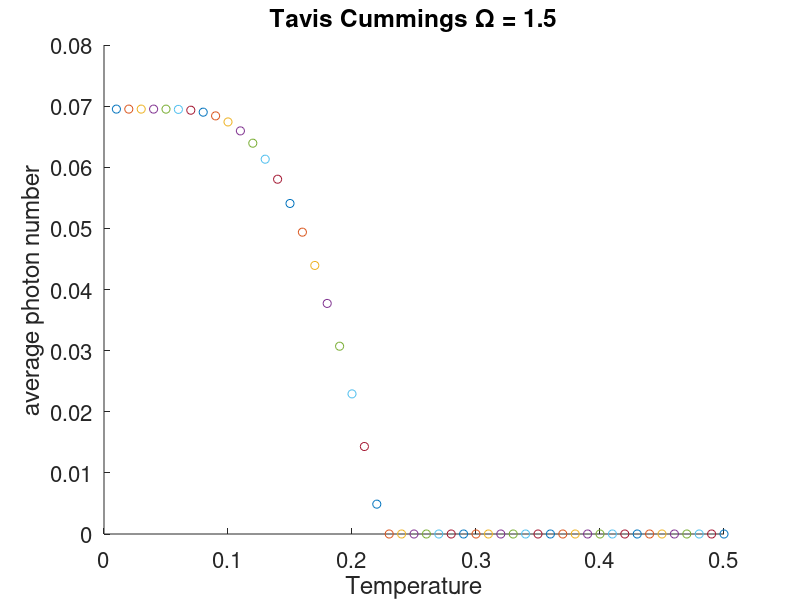

Source code (MATLAB):
%% This is the program to determine the first order derivative of phi(y)
clear
clc
%close all
clf
% units are taken to be \hbar=m=k_B=1
kr = 0;
delta = 0.2;
OmegaTilde = 1.5;
% for OmegaTilde=0:0.1:5
omega_c = 1;
T = 0.1;
 for T = 0.01:0.01:0.5
beta = 1/T;

maxKZ = 10;

eta = @(kz,y) sqrt((kr*kz+delta).^2+(OmegaTilde/2)^2*y);
S = @(y) quadgk(@(kz) exp(-beta*kz.^2/2)*2.*cosh(beta*eta(kz,y)),-maxKZ,maxKZ);
Q = @(y) beta*quadgk(@(kz) exp(-beta*kz.^2/2).*sinh(beta*eta(kz,y))*(OmegaTilde/2)^2./eta(kz,y),-maxKZ,maxKZ);
FirstOrder = @(y) -beta*omega_c+Q(y)./S(y);
[y0,fval]=fsolve(FirstOrder, 0.0, optimset('Display','iter'));
y0
pQpy = @(y) beta*(OmegaTilde/2)^4*quadgk(@(kz) exp(-beta*kz.^2/2).*...
    (beta/2*cosh(beta*eta(kz,y))-...
    sinh(beta*eta(kz,y))/2./eta(kz,y))./(eta(kz,y).^2),-maxKZ,maxKZ);
SecondOrder = @(y) (pQpy(y).*S(y)-Q(y).^2)./(S(y).^2);
SecondOrder(y0)
phi = @(y) -beta*omega_c*y+log(S(y));
% figure(1)
% ay = 0:0.01:1;
% for y = ay
%     scatter(y,phi(y))
%     hold on
% end
% hold off
% xlabel('y')
% ylabel('\phi(y)')
% title(['d^2\phi(y)/d y^2 =', num2str(SecondOrder(y0)) ])
% figure(2)
% hold on
% if y0>0
%     scatter(OmegaTilde,y0)
% else
%     scatter(OmegaTilde,0)
% end
% hold off
% end
% set(gca,'fontsize',16)
% xlabel('Tavis cummings \Omega')
% ylabel('average photon number')
% title(['k_BT = ',num2str(T)])
figure(3)
hold on
if y0>0
    scatter(T,y0)
else
    scatter(T,0)
end
hold off
end
set(gca,'fontsize',16)
xlabel('Temperature')
ylabel('average photon number')
title(['Tavis Cummings \Omega = ',num2str(OmegaTilde)])